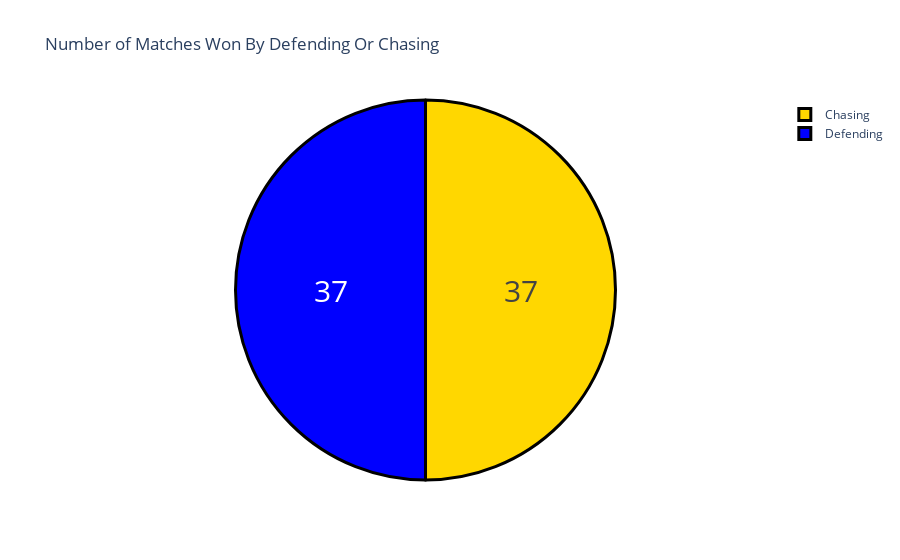

Write notebook code for a chart like this one.
### Code cell
data["won_by"] = data["won_by"].map({"Wickets": "Chasing", 
                                     "Runs": "Defending"})
won_by = data["won_by"].value_counts()
label = won_by.index
counts = won_by.values
colors = ['gold','blue']

fig = go.Figure(data=[go.Pie(labels=label, values=counts)])
fig.update_layout(title_text='Number of Matches Won By Defending Or Chasing')
fig.update_traces(hoverinfo='label+percent', textinfo='value', 
                  textfont_size=30,
                  marker=dict(colors=colors, 
                              line=dict(color='black', width=3)))
fig.show()

### Figure 1 — Plotly figure (JSON) as saved in the notebook; plotly's stock layout.template omitted (floating-point values rounded to 4 significant figures)
{"data": [{"hoverinfo": "label+percent", "labels": ["Chasing", "Defending"], "marker": {"colors": ["gold", "blue"], "line": {"color": "black", "width": 3}}, "textfont": {"size": 30}, "textinfo": "value", "type": "pie", "values": [37, 37]}], "layout": {"autosize": true, "title": {"text": "Number of Matches Won By Defending Or Chasing"}}}
